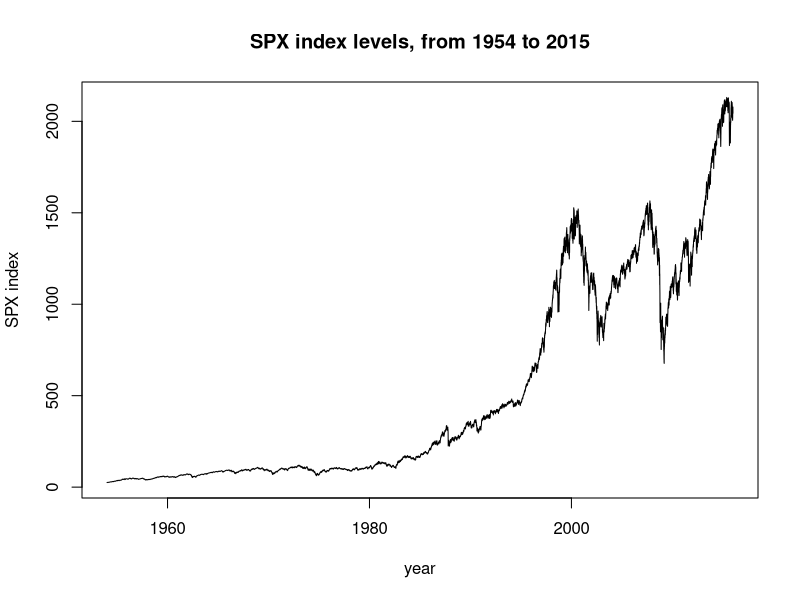

This figure's R source:
setwd('C:\\Users\\ranzhao\\Documents\\Empirical-Asset-Pricing\\Assignment 1')
setwd('D:\\PhD FE\\Empirical-Asset-Pricing\\Assignment 1')


# Data loading
#require(ggplot2)
spx_index_values = read.csv('spx_index_values.csv', header = TRUE)
plot(as.Date(as.character(spx_index_values$Date), "%m/%d/%Y"), spx_index_values$SPX.Index, type='l', 
     main='SPX index levels, from 1954 to 2015',
     xlab='year', ylab='SPX index')

# calculate the return series
spx_index_values$Return = rep(0, dim(spx_index_values)[1])
spx_index_values$Return[2:length(spx_index_values$Return)] = 
  spx_index_values$SPX.Index[2:length(spx_index_values$SPX.Index)] / 
  spx_index_values$SPX.Index[1:(length(spx_index_values$SPX.Index)-1)] - 1

# calculation empirical moments
return.data = spx_index_values$Return
n.length = length(return.data)
emp.moment.1 = mean(return.data)
emp.moment.2 = 1/(n.length-1)*sum((return.data - emp.moment.1)^2)
emp.moment.4 = 1/(n.length-1)*sum((return.data - emp.moment.1)^4)
emp.moment.6 = 1/(n.length-1)*sum((return.data - emp.moment.1)^6)

# optimization function
moment.diff = function(data.input){
  mu = data.input[1]
  sigma.square = data.input[2]
  lambda = data.input[3]
  delta.square = data.input[4]
  
  theo.moment.1 = mu - sigma.square / 2
  theo.moment.2 = sigma.square + lambda * delta.square
  theo.moment.4 = 3 * ((sigma.square+lambda*delta.square)^2 + lambda*delta.square^2)
  theo.moment.6 = 15 * ((sigma.square+lambda*delta.square)^2 + 3*lambda*delta.square*(sigma.square+lambda*delta.square)+lambda*delta.square^3)
  
  least.square.obj = (theo.moment.1 - emp.moment.1)^2 + (theo.moment.2 - emp.moment.2)^2 + (theo.moment.4 - emp.moment.4)^2 + (theo.moment.6 - emp.moment.6)^2
  return(least.square.obj)
}

# parameter calibration
output = optim(c(0, 0.006, 0.03, 0.0005), moment.diff)
output$par
